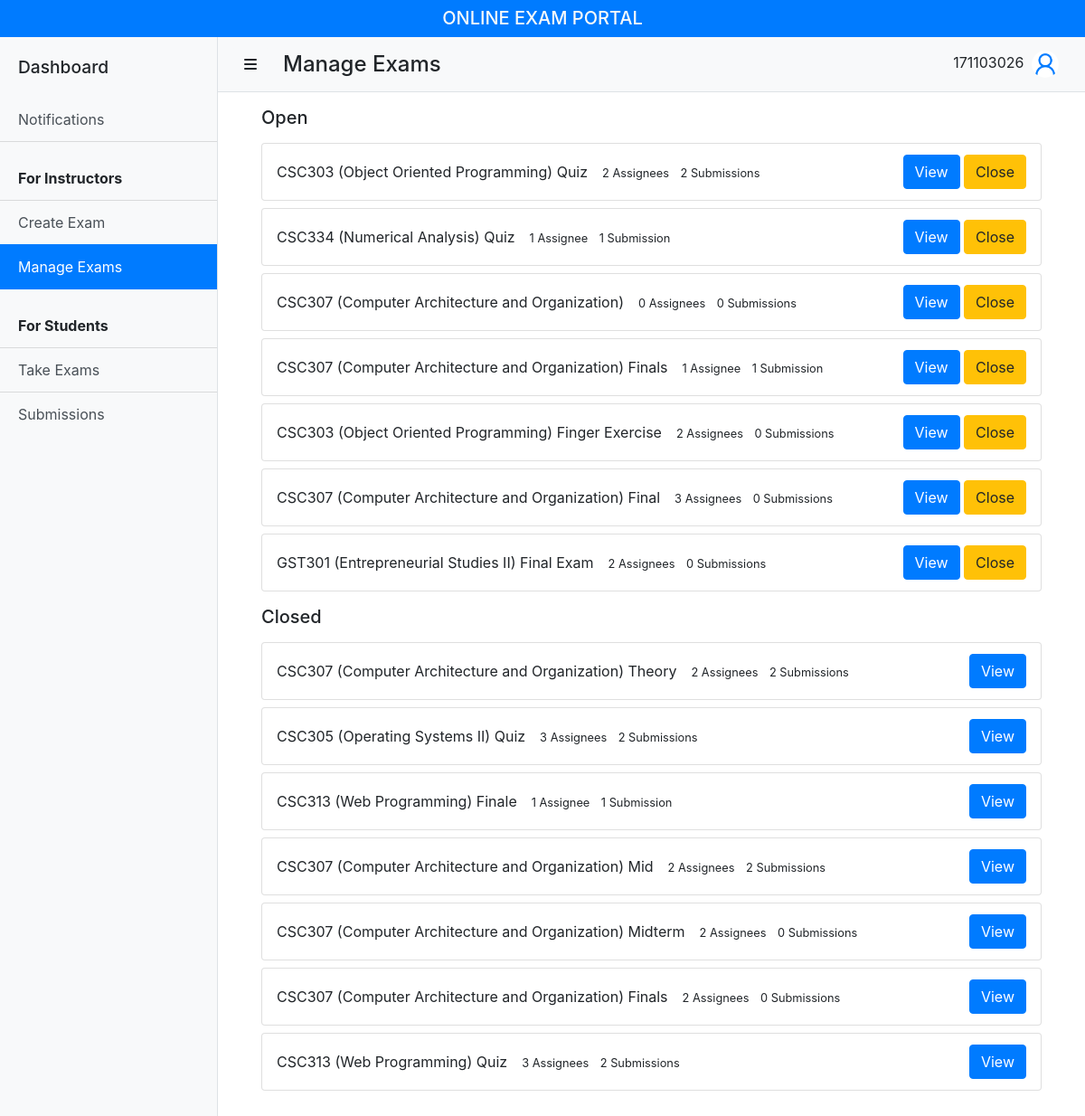
Screenshot of /manage-exam/index.php (signed in) with the database file from the repository.
### tables this page shows
CREATE TABLE `exam` (
  `exam_id` int(11) NOT NULL,
  `instructor_id` varchar(16) NOT NULL,
  `course_code` varchar(8) NOT NULL,
  `title` varchar(45) NOT NULL,
  `type_id` int(11) NOT NULL,
  `no_of_questions` int(11) NOT NULL,
  `status_id` int(11) NOT NULL DEFAULT 1,
  `invite_prefix` varchar(5) NOT NULL,
  `total_mark` float NOT NULL
);

CREATE TABLE `course` (
  `course_code` varchar(8) NOT NULL,
  `course_name` varchar(256) NOT NULL
);

### connect.php (called while the page is built, shortened)
<?php
function pluralSuffix($count) {
  return $count == 1 ? '' : 's';
}

### manage-exam/index.php (the view, shortened to what this page needs)
<?php
require_once '../connect.php';
$userID = $_SESSION['userID'];
?>
<!DOCTYPE html>
<html lang="en">
<head>
  <link rel="stylesheet" href="https://stackpath.bootstrapcdn.com/bootstrap/4.4.1/css/bootstrap.min.css">
  <link href="../css/simple-sidebar.css" rel="stylesheet">
</head>
<?php
$sql = "SELECT e.*, c.course_name,
    (SELECT COUNT(1) FROM exam_assignment a WHERE a.exam_id = e.exam_id) AS no_of_assignees,
    (SELECT COUNT(1) FROM exam_assignment a WHERE a.exam_id = e.exam_id AND (a.status_id = 5 OR a.status_id = 6))
      AS no_of_submissions
  FROM exam e
  INNER JOIN course c ON c.course_code = e.course_code
  WHERE e.instructor_id = ? AND e.status_id = ?
  ORDER BY e.exam_id DESC";
$stmt = $conn->prepare($sql);
$stmt->bind_param('si', $userID, $examStatus);
$stmt->execute();
$openExams = $stmt->get_result();
$stmt->execute();
$closedExams = $stmt->get_result();
?>
<body>
  <?php include '../components/_header.php' ?>
  <div class="d-flex" id="wrapper">
    <?php require '../components/_sidebar.php' ?>
    <div id="page-content-wrapper">
      <?php require '../components/_navbar.php' ?>
      <div class="container py-3 px-5">
        <section id="openExams">
          <h5 class="mb-3">Open</h5>
          <ul class="list-unstyled">
            <?php
            if ($openExams->num_rows > 0) {
              while ($exam = $openExams->fetch_assoc()) {
                $examID = $exam['exam_id'];
            ?>
            <li class="card my-2" data-exam-id="<?php echo $examID; ?>">
              <div class="card-body py-2 px-3 d-flex flex-column flex-md-row justify-content-between">
                <div class="d-flex flex-column flex-xl-row align-items-xl-center">
                  <span class="mr-md-3"><?php echo "{$exam['course_code']} ({$exam['course_name']}) {$exam['title']} "; ?></span>
                  <span>
                    <small class="mr-2"><?php echo $exam['no_of_assignees']; ?> Assignee<?php echo pluralSuffix($exam['no_of_assignees']) ?></small>
                    <small><?php echo $exam['no_of_submissions']; ?> Submission<?php echo pluralSuffix($exam['no_of_submissions']) ?></small>
                  </span>
                </div>
                <div class="mt-2 mt-md-0">
                  <a href="exam.php<?php echo '?examID=' . $examID ?>" class="btn btn-primary d-md-block d-xl-inline-block my-1">View</a>
                  <button class="btn btn-warning close-exam-btn" type="button">Close</button>
                </div>
              </div>
            </li>
            <?php
              }
            } else {
              echo "<div class='text-muted'>Nothing here.</div>";
            }
            ?>
          </ul>
        </section>
        <section id="closedExams">
          <h5 class="mb-3">Closed</h5>
          <ul class="list-unstyled">
            <?php
            if ($closedExams->num_rows > 0) {
              while ($exam = $closedExams->fetch_assoc()) {
                $examID = $exam['exam_id'];
            ?>
            <li class="card my-2" data-exam-id="<?php echo $examID; ?>">
              <div class="card-body py-2 px-3 d-flex flex-column flex-md-row justify-content-between">
                <div class="d-flex flex-column flex-xl-row align-items-xl-center">
                  <span class="mr-md-3"><?php echo "{$exam['course_code']} ({$exam['course_name']}) {$exam['title']} "; ?></span>
                  <span>
                    <small class="mr-2"><?php echo $exam['no_of_assignees']; ?> Assignee<?php echo pluralSuffix($exam['no_of_assignees']) ?></small>
                    <small><?php echo $exam['no_of_submissions']; ?> Submission<?php echo pluralSuffix($exam['no_of_submissions']) ?></small>
                  </span>
                </div>
                <div class="mt-2 mt-md-0">
                  <a href="exam.php<?php echo '?examID=' . $examID ?>" class="btn btn-primary d-md-block d-xl-inline-block my-1">View</a>
                </div>
              </div>
            </li>
            <?php
              }
            } else {
              echo "<div class='text-muted'>Nothing here.</div>";
            }
            ?>
          </ul>
        </section>
      </div>
</body>
</html>

### css/simple-sidebar.css (style rules this page uses)
body { overflow-x: hidden; }
#page-content-wrapper { min-width: 100vw; }
@media (min-width: 992px) { #page-content-wrapper { min-width: 0; width: 100%; } }

### rows the page displays
exam: course_code "CSC303", course_code.course_name "Object Oriented Programming", title "Quiz", no_of_assignees "2", no_of_assignees "s", no_of_submissions "2", no_of_submissions "s"
exam: course_code "CSC334", course_code.course_name "Numerical Analysis", title "Quiz", no_of_assignees "1", no_of_submissions "1"
exam: course_code "CSC307", course_code.course_name "Computer Architecture and Organization", no_of_assignees "0", no_of_assignees "s", no_of_submissions "0", no_of_submissions "s"
exam: course_code "CSC307", course_code.course_name "Computer Architecture and Organization", title "Finals", no_of_assignees "1", no_of_submissions "1"
exam: course_code "CSC303", course_code.course_name "Object Oriented Programming", title "Finger Exercise", no_of_assignees "2", no_of_assignees "s", no_of_submissions "0", no_of_submissions "s"
exam: course_code "CSC307", course_code.course_name "Computer Architecture and Organization", title "Final", no_of_assignees "3", no_of_assignees "s", no_of_submissions "0", no_of_submissions "s"
exam: course_code "GST301", course_code.course_name "Entrepreneurial Studies II", title "Final Exam", no_of_assignees "2", no_of_assignees "s", no_of_submissions "0", no_of_submissions "s"
exam: course_code "CSC307", course_code.course_name "Computer Architecture and Organization", title "Theory", no_of_assignees "2", no_of_assignees "s", no_of_submissions "2", no_of_submissions "s"
exam: course_code "CSC305", course_code.course_name "Operating Systems II", title "Quiz", no_of_assignees "3", no_of_assignees "s", no_of_submissions "2", no_of_submissions "s"
exam: course_code "CSC313", course_code.course_name "Web Programming", title "Finale", no_of_assignees "1", no_of_submissions "1"
exam: course_code "CSC307", course_code.course_name "Computer Architecture and Organization", title "Mid", no_of_assignees "2", no_of_assignees "s", no_of_submissions "2", no_of_submissions "s"
exam: course_code "CSC307", course_code.course_name "Computer Architecture and Organization", title "Midterm", no_of_assignees "2", no_of_assignees "s", no_of_submissions "0", no_of_submissions "s"
exam: course_code "CSC307", course_code.course_name "Computer Architecture and Organization", title "Finals", no_of_assignees "2", no_of_assignees "s", no_of_submissions "0", no_of_submissions "s"
exam: course_code "CSC313", course_code.course_name "Web Programming", title "Quiz", no_of_assignees "3", no_of_assignees "s", no_of_submissions "2", no_of_submissions "s"

### other values shown
$userID "171103026"
